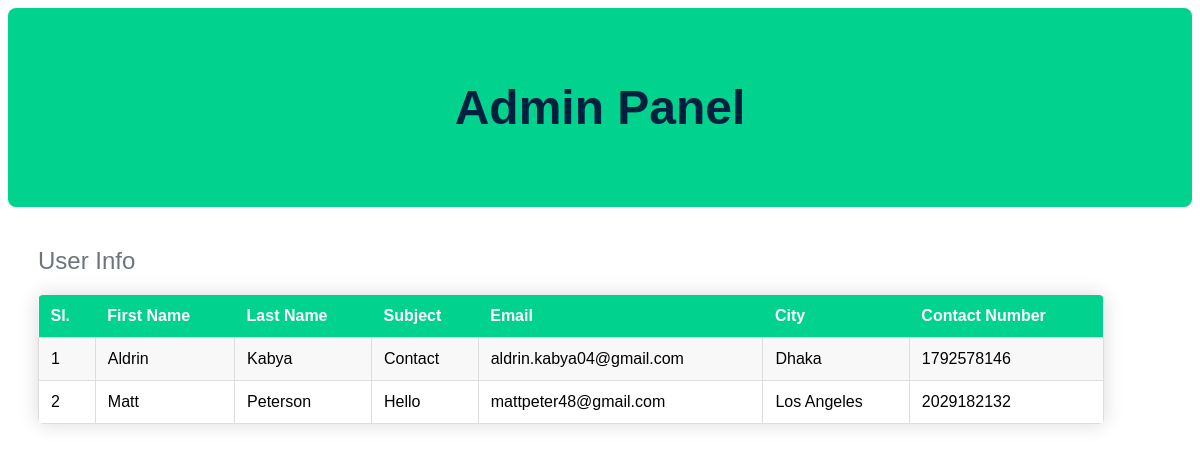
Screenshot of /contact-details.php with the database file from the repository.
### tables this page shows
CREATE TABLE `userinfo` (
  `firstName` varchar(32) NOT NULL,
  `lastName` varchar(32) NOT NULL,
  `subject_` varchar(256) NOT NULL,
  `email` varchar(32) NOT NULL,
  `city` varchar(32) NOT NULL,
  `contactNumber` varchar(32) NOT NULL
);

### contact-details.php (the view, shortened to what this page needs)
<?php
$link = mysqli_connect("localhost", "root", "", "contact_form_db");
$sql = "SELECT firstName, lastName, subject_, email, city, contactNumber FROM userinfo";
$result = mysqli_query($link, $sql);
$data = array();
if (mysqli_num_rows($result) > 0) {
    while($row = mysqli_fetch_assoc($result)) {
        $data[] = $row;
    }
}
?>
<!DOCTYPE html>
<html>
<head>
</head>
<body>
	<div class="heading">
		<h1 class="heading-main">Admin Panel</h1>
	</div>
	<h2 class="heading-sub">User Info</h2>
	<table>
		<tr>
			<th>Sl.</th>
			<th>First Name</th>
			<th>Last Name</th>
			<th>Subject</th>
            <th>Email</th>
            <th>City</th>
            <th>Contact Number</th>
		</tr>
		<?php
			$count = 0;
			foreach($data as $row):
				$count++;
		?>
		<tr>
			<td><?php echo $count; ?></td>
			<td><?php echo $row['firstName']; ?></td>
			<td><?php echo $row['lastName']; ?></td>
			<td><?php echo $row['subject_']; ?></td>
            <td><?php echo $row['email']; ?></td>
            <td><?php echo $row['city']; ?></td>
            <td><?php echo $row['contactNumber']; ?></td>
		</tr>
		<?php endforeach; ?>
	</table>
</body>
</html>

### contact-details.php (style rules this page uses)
table { border-collapse: collapse; width: 90%; margin: 20px 0 0 30px; font-size: 1em; min-width: 400px; border-radius: 5px 5px 5px 5px; overflow: hidden; box-shadow: 0 0 20px rgba(0, 0, 0, 0.15); }
th { background-color: #01d28e; color: #ffffff; font-family: 'Poppins', sans-serif; font-weight: bold; text-align: left; padding: 12px; }
td { font-family: 'Poppins', sans-serif; padding: 12px; border: 1px solid #dddddd; }
tr:nth-child(even) { font-family: 'Poppins', sans-serif; background-color: #f8f8f8; }
.heading { background-color: #01d28e; padding: 40px 20px; text-align: center; border-radius: 8px 8px 8px 8px; }
.heading-main { font-family: Verdana, Geneva, Tahoma, sans-serif!important; font-size: 48px; color: #00203fff; }
.heading-sub { margin: 40px 0 0 30px; font-family: 'Poppins', sans-serif; font-size: 24px; font-weight: normal; color: #6C757D; }

### rows the page displays
userinfo: firstName "Aldrin", lastName "Kabya", subject_ "Contact", email "aldrin.kabya04@gmail.com", city "Dhaka", contactNumber "1792578146"
userinfo: firstName "Matt", lastName "Peterson", subject_ "Hello", email "mattpeter48@gmail.com", city "Los Angeles", contactNumber "2029182132"
